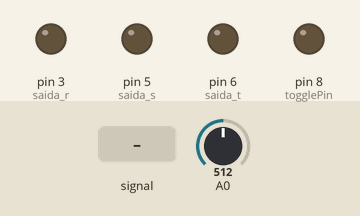
Bench run of a sketch on a simulated Arduino Uno, built with avr-gcc and run on an emulated ATmega328P. Shown: output pins drawn as LEDs (lit = HIGH). The test bench sets the inputs (shaded band); at power-on: A0 = 512.

Above: at 0.15 s.
At 0.75 s:
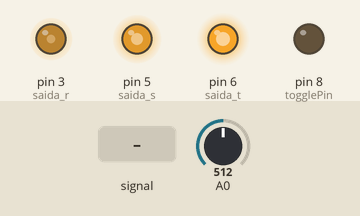
Timing chart, 0 to 0.6 s (numbered marks = the images above; inputs shaded):
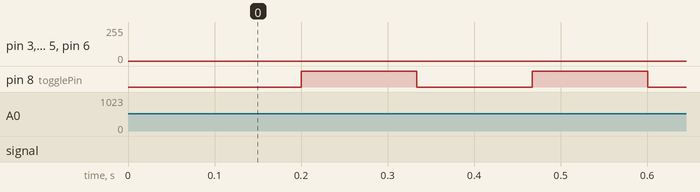

Measured:
- by itself, pin 8 (togglePin): alternates HIGH for 0.13 s and LOW for 0.13 s

The sketch:

Fade.ino
```cpp
boolean ctrl1;
boolean ctrl2;
boolean ctrl3;
boolean ctrlt;

int saida_r = 3;
int saida_s = 5;
int saida_t = 6;
int duty1 = 0;
int duty2 = 85;
int duty3 = 170;
int togglePin = 8;


void setup() {
  pinMode(saida_r, OUTPUT);
  pinMode(saida_s, OUTPUT);
  pinMode(saida_t, OUTPUT);
  pinMode(togglePin, OUTPUT);
}


void loop() {

  analogWrite(saida_r, duty1);
  analogWrite(saida_s, duty2);
  analogWrite(saida_t, duty3);

  if (!ctrl1)
    duty1++;
  else
    duty1--;

  if (!ctrl2)
    duty2++;
  else
    duty2--;

  if (!ctrl3)
    duty3++;
  else
    duty3--;

  if (duty1 == 255 || duty1 == 0) {
    ctrl1 = !ctrl1;
    if (duty1 == 255) {
      digitalWrite(togglePin, ctrlt);
      ctrlt = !ctrlt;
    }
  }

  if (duty2 == 255 || duty2 == 0)
    ctrl2 = !ctrl2;

  if (duty3 == 255 || duty3 == 0)
    ctrl3 = !ctrl3;

  delayMicroseconds(analogRead(A0) >> 2);
}
```
